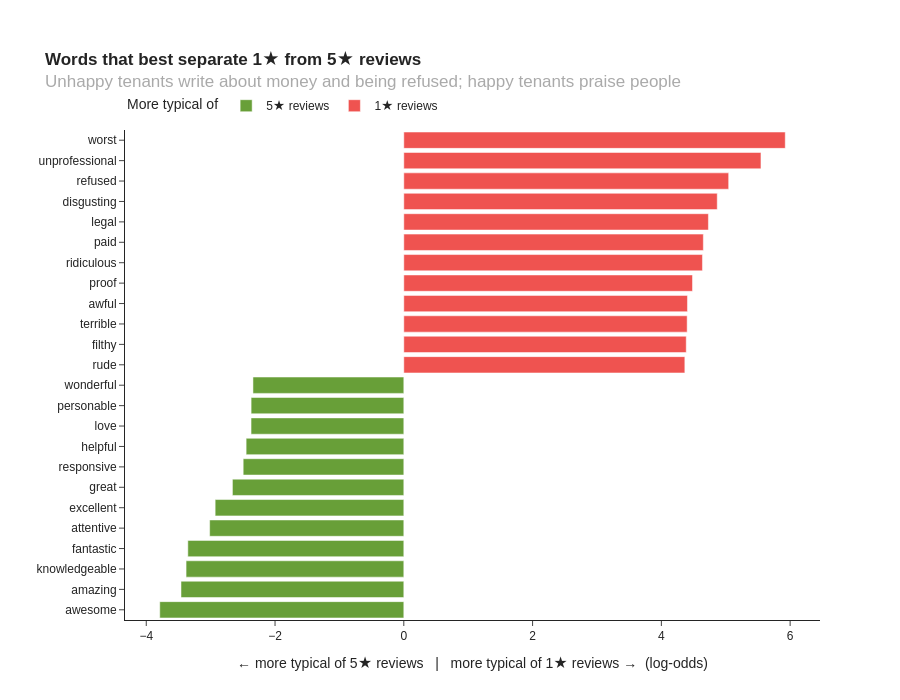

The code cell stored with this chart in its notebook:
### Code cell
df_terms_plot = pd.concat([
    df_terms.query('not proper_noun').nlargest(12, 'log_odds'),
    df_terms.query('not proper_noun').nsmallest(12, 'log_odds'),
]).sort_values('log_odds')
df_terms_plot['typical_of'] = np.where(df_terms_plot['log_odds'] > 0, '1★ reviews', '5★ reviews')

fig = px.bar(
    df_terms_plot,
    x='log_odds',
    y='term',
    color='typical_of',
    color_discrete_map={'1★ reviews': '#EF5350', '5★ reviews': '#689F38'},
    orientation='h',
    hover_data=['one_star_reviews', 'five_star_reviews'],
    labels={'log_odds': '← more typical of 5★ reviews   |   more typical of 1★ reviews →  (log-odds)',
            'term': '', 'typical_of': 'More typical of'},
    title='<b>Words that best separate 1★ from 5★ reviews</b><br>'
          '<span style="color: #aaa;">Unhappy tenants write about money and being refused; happy tenants praise people</span>',
    width=900, height=700
)
fig.update_layout(legend=dict(orientation='h', y=1.02, x=0, yanchor='bottom'), margin=dict(t=130))
fig.show()

### Figure 1 — Plotly figure (JSON) as saved in the notebook; plotly's stock layout.template omitted (floating-point values rounded to 4 significant figures)
{"data": [{"customdata": [[1, 220], [4, 381], [0, 75], [0, 73], [0, 52], [2, 142], [57, 1477], [4, 153], [32, 825], [17, 457], [0, 27], [4, 132]], "hovertemplate": "More typical of=5★ reviews<br>← more typical of 5★ reviews   |   more typical of 1★ reviews →  (log-odds)=%{x}<br>=%{y}<br>one_star_reviews=%{customdata[0]}<br>five_star_reviews=%{customdata[1]}<extra></extra>", "legendgroup": "5★ reviews", "marker": {"color": "#689F38", "pattern": {"shape": ""}}, "name": "5★ reviews", "orientation": "h", "showlegend": true, "textposition": "auto", "type": "bar", "x": [-3.79, -3.46, -3.381, -3.354, -3.016, -2.93, -2.662, -2.495, -2.449, -2.373, -2.372, -2.343], "xaxis": "x", "y": ["awesome", "amazing", "knowledgeable", "fantastic", "attentive", "excellent", "great", "responsive", "helpful", "love", "personable", "wonderful"], "yaxis": "y"}, {"customdata": [[136, 4], [29, 0], [166, 5], [59, 1], [32, 0], [74, 1], [75, 1], [41, 0], [47, 0], [56, 0], [91, 0], [241, 1]], "hovertemplate": "More typical of=1★ reviews<br>← more typical of 5★ reviews   |   more typical of 1★ reviews →  (log-odds)=%{x}<br>=%{y}<br>one_star_reviews=%{customdata[0]}<br>five_star_reviews=%{customdata[1]}<extra></extra>", "legendgroup": "1★ reviews", "marker": {"color": "#EF5350", "pattern": {"shape": ""}}, "name": "1★ reviews", "orientation": "h", "showlegend": true, "textposition": "auto", "type": "bar", "x": [4.365, 4.386, 4.4, 4.405, 4.484, 4.638, 4.652, 4.73, 4.868, 5.045, 5.547, 5.924], "xaxis": "x", "y": ["rude", "filthy", "terrible", "awful", "proof", "ridiculous", "paid", "legal", "disgusting", "refused", "unprofessional", "worst"], "yaxis": "y"}], "layout": {"barmode": "relative", "height": 700, "legend": {"orientation": "h", "title": {"text": "More typical of"}, "tracegroupgap": 0, "x": 0, "y": 1.02, "yanchor": "bottom"}, "margin": {"t": 130}, "title": {"text": "<b>Words that best separate 1★ from 5★ reviews</b><br><span style=\"color: #aaa;\">Unhappy tenants write about money and being refused; happy tenants praise people</span>"}, "width": 900, "xaxis": {"anchor": "y", "domain": [0.0, 1.0], "title": {"text": "← more typical of 5★ reviews   |   more typical of 1★ reviews →  (log-odds)"}}, "yaxis": {"anchor": "x", "domain": [0.0, 1.0], "title": {"text": ""}}}}
